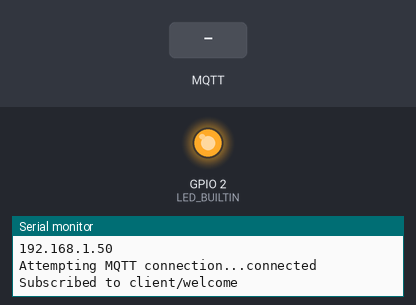
Bench run of a sketch on a simulated ESP8266 (NodeMCU). Shown: output pins drawn as LEDs (lit = HIGH, except the on-board LED, lit = LOW), the last lines printed to the serial monitor. Dashed ring = blinking. The inputs (shaded band) are chosen by the test bench. WiFi joins after 1.5 s; servers stay silent unless stated; no MQTT or app messages arrive unless stated.

Above: at 2.7 s.
2.8 s: MQTT message "wake" arrives on the second subscribed topic
At 3.7 s:
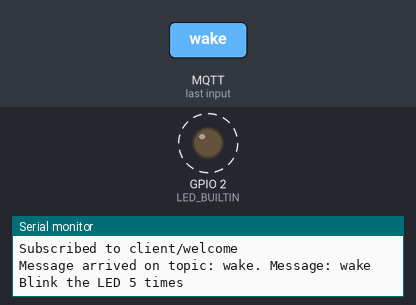
5.8 s: MQTT message "wake" arrives on the first subscribed topic
At 8.0 s:
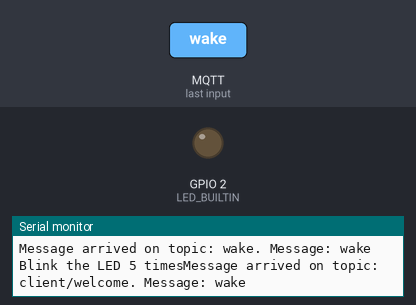
8.8 s: MQTT message "1" arrives on the first subscribed topic
Timing chart, 0 to 11.8 s (numbered marks = the images above; inputs shaded):
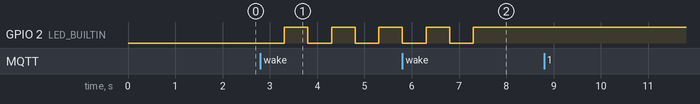

The sketch:

sketch_feb4a.ino
```cpp
#include <ESP8266WiFi.h>
#include <PubSubClient.h>

const char* ssid = "Anton";
const char* password = "antonfilka080520";
const char* mqtt_server = "192.168.31.156";
const int mqttPort = 1883;

WiFiClient espClient;
PubSubClient client(espClient);


void setup_wifi() {
  delay(10);
  Serial.println();
  Serial.print("Connecting to ");
  Serial.println(ssid);

  WiFi.begin(ssid, password);

  while (WiFi.status() != WL_CONNECTED) {
    delay(500);
    Serial.print(".");
  }

  Serial.println("");
  Serial.println("WiFi connected");
  Serial.println("IP address: ");
  Serial.println(WiFi.localIP());
}

void callback(char* topic, byte* message, unsigned int length) {
  Serial.print("Message arrived on topic: ");
  Serial.print(topic);
  Serial.print(". Message: ");

  for (int i = 0; i < length; i++) {
    Serial.print((char)message[i]);
  }
  Serial.println();

  // Check if the message is on the "wake" topic
  if (String(topic) == "wake") {
    // Blink the LED 5 times
    Serial.print("Blink the LED 5 times");

    for (int i = 0; i < 5; i++) {
      digitalWrite(LED_BUILTIN, LOW); // Turn the LED on (Note: LOW is on for most NodeMCU boards)
      delay(500); // Wait for 500 milliseconds
      digitalWrite(LED_BUILTIN, HIGH); // Turn the LED off
      delay(500); // Wait for 500 milliseconds
    }
  }
}

void reconnect() {
 while (!client.connected()) {
    Serial.print("Attempting MQTT connection...");
    if (client.connect("NodeMCUClient")) {
      Serial.println("connected");
      client.subscribe("client/welcome");
      client.subscribe("wake");
      Serial.println("");
      Serial.println("Subscribed to client/welcome");
    } else {
      Serial.print("failed, rc=");
      Serial.print(client.state());
      Serial.println(" try again in 5 seconds");
      delay(5000);
    }
  }
}


void setup() {
  pinMode(LED_BUILTIN, OUTPUT);
  Serial.begin(9600);
  setup_wifi();
  client.setServer(mqtt_server, mqttPort);
  client.setCallback(callback);
  // Attempt to connect to the MQTT broker and subscribe to topics in the loop() function
}

void loop() {
  if (!client.connected()) {
    reconnect(); // Implement this function to manage MQTT reconnections
  }
  client.loop();
}
```

Measured:
- after the input at 2.8 s, GPIO 2 (LED_BUILTIN): alternates HIGH for 0.50 s and LOW for 0.50 s, starting after 0.50 s
